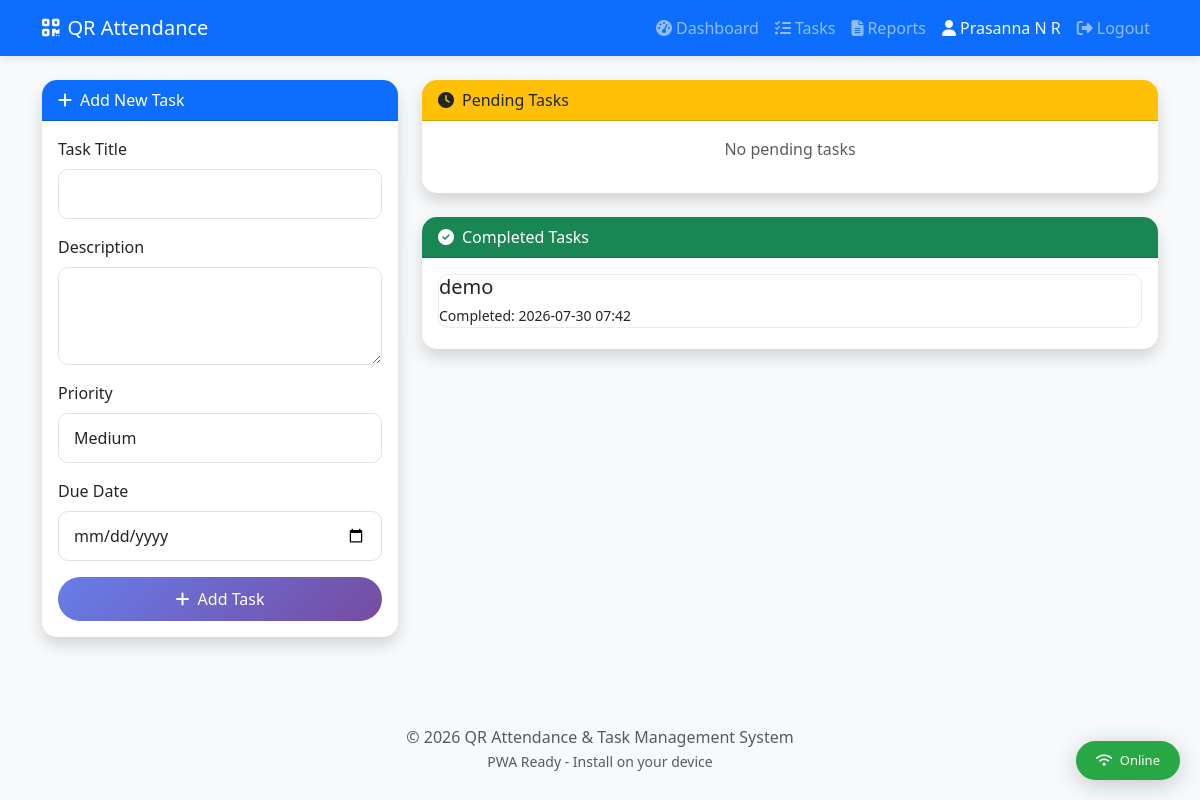
/tasks (signed in), run on the app's committed database.
### app/models.py (models this page shows, shortened)
class User(UserMixin, db.Model):
    __tablename__ = 'users'
    id = db.Column(db.Integer, primary_key=True)
    name = db.Column(db.String(100), nullable=False)
    email = db.Column(db.String(120), unique=True, nullable=False, index=True)
    password_hash = db.Column(db.String(256), nullable=False)
    role = db.Column(db.String(20), default='user')
    created_at = db.Column(db.DateTime, default=datetime.utcnow)
    is_active = db.Column(db.Boolean, default=True)
    last_login = db.Column(db.DateTime, nullable=True)
    last_activity = db.Column(db.DateTime, nullable=True)
    is_logged_in = db.Column(db.Boolean, default=False)
    session_id = db.Column(db.String(100), nullable=True)
    attendances = db.relationship('Attendance', backref='user', lazy=True)
    tasks = db.relationship('Task', backref='user', lazy=True)

class Task(db.Model):
    __tablename__ = 'tasks'
    id = db.Column(db.Integer, primary_key=True)
    user_id = db.Column(db.Integer, db.ForeignKey('users.id', ondelete='CASCADE'), nullable=False)
    title = db.Column(db.String(200), nullable=False)
    description = db.Column(db.Text)
    status = db.Column(db.String(20), default='pending')
    priority = db.Column(db.String(20), default='medium')
    due_date = db.Column(db.Date)
    created_at = db.Column(db.DateTime, default=datetime.utcnow)
    completed_at = db.Column(db.DateTime)

### app/routes.py (the view, shortened to what this page needs)
@main.route('/tasks', methods=['GET', 'POST'])
@login_required
def tasks():
    return render_template('tasks.html',
        pending_tasks=Task.query.filter_by(user_id=current_user.id, status='pending').order_by(Task.created_at.desc()).all(),
        completed_tasks=Task.query.filter_by(user_id=current_user.id, status='completed').order_by(Task.completed_at.desc()).all()
    )

### app/templates/tasks.html (shortened to what this page needs)
{% extends "base.html" %}
{% block content %}
<div class="row">
    <div class="col-md-4">
        <div class="card shadow mb-4">
            <div class="card-header bg-primary text-white"><i class="fas fa-plus me-2"></i>Add New Task</div>
            <div class="card-body">
                <form method="POST">
                    <div class="mb-3"><label for="title" class="form-label">Task Title</label><input type="text" class="form-control" id="title" name="title" required></div>
                    <div class="mb-3"><label for="description" class="form-label">Description</label><textarea class="form-control" id="description" name="description" rows="3"></textarea></div>
                    <div class="mb-3"><label for="priority" class="form-label">Priority</label><select class="form-control" id="priority" name="priority"><option value="low">Low</option><option value="medium" selected>Medium</option><option value="high">High</option></select></div>
                    <div class="mb-3"><label for="due_date" class="form-label">Due Date</label><input type="date" class="form-control" id="due_date" name="due_date"></div>
                    <button type="submit" class="btn btn-primary w-100"><i class="fas fa-plus me-2"></i>Add Task</button>
                </form>
            </div>
        </div>
    </div>
    <div class="col-md-8">
        <div class="card shadow mb-4">
            <div class="card-header bg-warning text-dark"><i class="fas fa-clock me-2"></i>Pending Tasks</div>
            <div class="card-body">
                {% if pending_tasks %}
                    {% for task in pending_tasks %}
                    <div class="list-group-item">
                        <div class="d-flex justify-content-between align-items-center">
                            <div><h5 class="mb-1">{{ task.title }}</h5><p class="mb-1 text-muted">{{ task.description or 'No description' }}</p>
                                <small>Priority: <span class="badge {% if task.priority=='high' %}bg-danger{% elif task.priority=='medium' %}bg-warning{% else %}bg-info{% endif %}">{{ task.priority|title }}</span>
                                {% if task.due_date %}<span class="ms-2">Due: {{ task.due_date.strftime('%Y-%m-%d') }}</span>{% endif %}</small>
                            </div>
                            <div>
                                <form method="POST" action="{{ url_for('main.complete_task', task_id=task.id) }}" style="display:inline;"><button type="submit" class="btn btn-success btn-sm"><i class="fas fa-check me-1"></i>Complete</button></form>
                                <form method="POST" action="{{ url_for('main.delete_task', task_id=task.id) }}" style="display:inline;" onsubmit="return confirm('Delete this task?')"><button type="submit" class="btn btn-danger btn-sm"><i class="fas fa-trash me-1"></i></button></form>
                            </div>
                        </div>
                    </div>
                    {% endfor %}
                {% else %}<p class="text-muted text-center">No pending tasks</p>{% endif %}
            </div>
        </div>
        {% if completed_tasks %}
        <div class="card shadow">
            <div class="card-header bg-success text-white"><i class="fas fa-check-circle me-2"></i>Completed Tasks</div>
            <div class="card-body">
                {% for task in completed_tasks %}
                <div class="list-group-item"><div class="d-flex justify-content-between"><div><h5 class="mb-1">{{ task.title }}</h5><small>Completed: {{ task.completed_at.strftime('%Y-%m-%d %H:%M') }}</small></div></div></div>
                {% endfor %}
            </div>
        </div>
        {% endif %}
    </div>
</div>
{% endblock %}

### app/templates/base.html (shortened to what this page needs)
<!DOCTYPE html>
<html lang="en">
<head>
    <link href="https://cdn.jsdelivr.net/npm/bootstrap@5.3.0/dist/css/bootstrap.min.css" rel="stylesheet">
    <link rel="stylesheet" href="https://cdnjs.cloudflare.com/ajax/libs/font-awesome/6.4.0/css/all.min.css">
</head>
<body>
    <nav class="navbar navbar-expand-lg navbar-dark bg-primary">
        <div class="container">
            <a class="navbar-brand" href="{{ url_for('main.index') }}">
                <i class="fas fa-qrcode me-2"></i>QR Attendance
            </a>
            <div class="collapse navbar-collapse" id="navbarNav">
                <ul class="navbar-nav ms-auto">
                    {% if current_user.is_authenticated %}
                        <li class="nav-item"><a class="nav-link" href="{{ url_for('main.dashboard') }}"><i class="fas fa-tachometer-alt me-1"></i>Dashboard</a></li>
                        <li class="nav-item"><a class="nav-link" href="{{ url_for('main.tasks') }}"><i class="fas fa-tasks me-1"></i>Tasks</a></li>
                        <li class="nav-item"><a class="nav-link" href="{{ url_for('main.attendance_report') }}"><i class="fas fa-file-alt me-1"></i>Reports</a></li>
                        <li class="nav-item"><span class="nav-link text-light"><i class="fas fa-user me-1"></i>{{ current_user.name }}</span></li>
                        <li class="nav-item"><a class="nav-link" href="{{ url_for('auth.logout') }}"><i class="fas fa-sign-out-alt me-1"></i>Logout</a></li>
                    {% else %}
                        <li class="nav-item"><a class="nav-link" href="{{ url_for('auth.login') }}">Login</a></li>
                        <li class="nav-item"><a class="nav-link" href="{{ url_for('auth.register') }}">Register</a></li>
                    {% endif %}
                </ul>
            </div>
        </div>
    </nav>
    <div class="container mt-4">
        {% block content %}{% endblock %}
    </div>
    <footer class="bg-light text-center text-muted py-3 mt-5">
        <div class="container">
            &copy; 2026 QR Attendance & Task Management System
            <br>
            <small>PWA Ready - Install on your device</small>
        </div>
    </footer>
    <div id="network-status" class="network-status online">
    </div>
</body>
</html>

### app/templates/base.html (style rules this page uses)
body { min-height: 100vh; display: flex; flex-direction: column; background: #f8f9fa; }
footer { margin-top: auto; }
.card { border: none; border-radius: 15px; box-shadow: 0 2px 15px rgba(0,0,0,0.08); }
.card-header { border-radius: 15px 15px 0 0 !important; }
.btn { border-radius: 25px; padding: 10px 25px; }
.btn-primary { background: linear-gradient(135deg, #667eea 0%, #764ba2 100%); border: none; }
.navbar { box-shadow: 0 2px 10px rgba(0,0,0,0.1); }
.form-control { border-radius: 10px; padding: 12px 15px; }
.list-group-item { border-radius: 10px !important; margin-bottom: 5px; border: 1px solid #e9ecef; }
.network-status { position: fixed; bottom: 20px; right: 20px; z-index: 9999; padding: 10px 20px; border-radius: 25px; font-size: 13px; font-weight: 500; box-shadow: 0 5px 25px rgba(0,0,0,0.2); display: none; }
.network-status.online { background: #28a745; color: white; }

### data on the page
User: name "Prasanna N R"
Task: title "demo", completed_at "2026-07-30 07:42"
